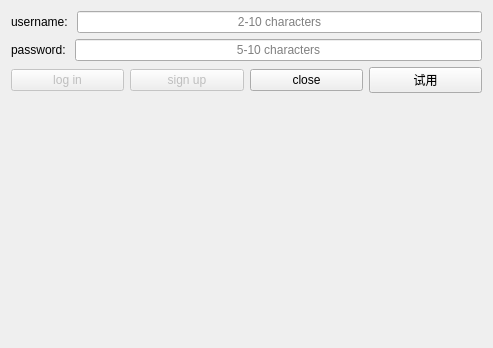
<?xml version="1.0" encoding="UTF-8"?>
<ui version="4.0">
 <class>LoginDialog</class>
 <widget class="QDialog" name="LoginDialog">
  <property name="geometry">
   <rect>
    <x>0</x>
    <y>0</y>
    <width>493</width>
    <height>348</height>
   </rect>
  </property>
  <property name="windowTitle">
   <string>Login</string>
  </property>
  <layout class="QVBoxLayout" name="verticalLayout">
   <item>
    <layout class="QHBoxLayout" name="horizontalLayout">
     <item>
      <widget class="QLabel" name="label_username">
       <property name="text">
        <string>username: </string>
       </property>
      </widget>
     </item>
     <item>
      <widget class="QLineEdit" name="lineedit_username">
       <property name="maxLength">
        <number>10</number>
       </property>
       <property name="alignment">
        <set>Qt::AlignCenter</set>
       </property>
       <property name="placeholderText">
        <string>2-10 characters</string>
       </property>
      </widget>
     </item>
    </layout>
   </item>
   <item>
    <layout class="QHBoxLayout" name="horizontalLayout_2">
     <item>
      <widget class="QLabel" name="label_password">
       <property name="text">
        <string>password: </string>
       </property>
      </widget>
     </item>
     <item>
      <widget class="TLineEdit" name="lineedit_password">
       <property name="maxLength">
        <number>10</number>
       </property>
       <property name="echoMode">
        <enum>QLineEdit::Password</enum>
       </property>
       <property name="alignment">
        <set>Qt::AlignCenter</set>
       </property>
       <property name="placeholderText">
        <string>5-10 characters</string>
       </property>
      </widget>
     </item>
    </layout>
   </item>
   <item>
    <layout class="QHBoxLayout" name="horizontalLayout_3">
     <item>
      <widget class="QPushButton" name="btn_login">
       <property name="enabled">
        <bool>false</bool>
       </property>
       <property name="text">
        <string>log in</string>
       </property>
      </widget>
     </item>
     <item>
      <widget class="QPushButton" name="btn_signup">
       <property name="enabled">
        <bool>false</bool>
       </property>
       <property name="text">
        <string>sign up</string>
       </property>
      </widget>
     </item>
     <item>
      <widget class="QPushButton" name="btn_close">
       <property name="text">
        <string>close</string>
       </property>
       <property name="icon">
        <iconset resource="../../resource/images/images.qrc">
         <normaloff>:/images/close.svg</normaloff>:/images/close.svg</iconset>
       </property>
      </widget>
     </item>
     <item>
      <widget class="QPushButton" name="btn_accept">
       <property name="text">
        <string>试用</string>
       </property>
       <property name="icon">
        <iconset resource="../../resource/images/images.qrc">
         <normaloff>:/images/accessibility.svg</normaloff>:/images/accessibility.svg</iconset>
       </property>
      </widget>
     </item>
    </layout>
   </item>
   <item>
    <layout class="QHBoxLayout" name="horizontalLayout_4">
     <item>
      <widget class="QLabel" name="label_22">
       <property name="sizePolicy">
        <sizepolicy hsizetype="Preferred" vsizetype="Expanding">
         <horstretch>0</horstretch>
         <verstretch>0</verstretch>
        </sizepolicy>
       </property>
       <property name="text">
        <string/>
       </property>
       <property name="pixmap">
        <pixmap resource="../../resource/images/images.qrc">:/images/22open.png</pixmap>
       </property>
      </widget>
     </item>
     <item>
      <widget class="QLabel" name="label_33">
       <property name="sizePolicy">
        <sizepolicy hsizetype="Preferred" vsizetype="Expanding">
         <horstretch>0</horstretch>
         <verstretch>0</verstretch>
        </sizepolicy>
       </property>
       <property name="text">
        <string/>
       </property>
       <property name="pixmap">
        <pixmap resource="../../resource/images/images.qrc">:/images/33open.png</pixmap>
       </property>
      </widget>
     </item>
    </layout>
   </item>
  </layout>
 </widget>
 <customwidgets>
  <customwidget>
   <class>TLineEdit</class>
   <extends>QLineEdit</extends>
   <header location="global">frontend/templatewidget/tlineedit/tlineedit.hpp</header>
  </customwidget>
 </customwidgets>
 <resources>
  <include location="../../resource/images/images.qrc"/>
 </resources>
 <connections/>
</ui>
